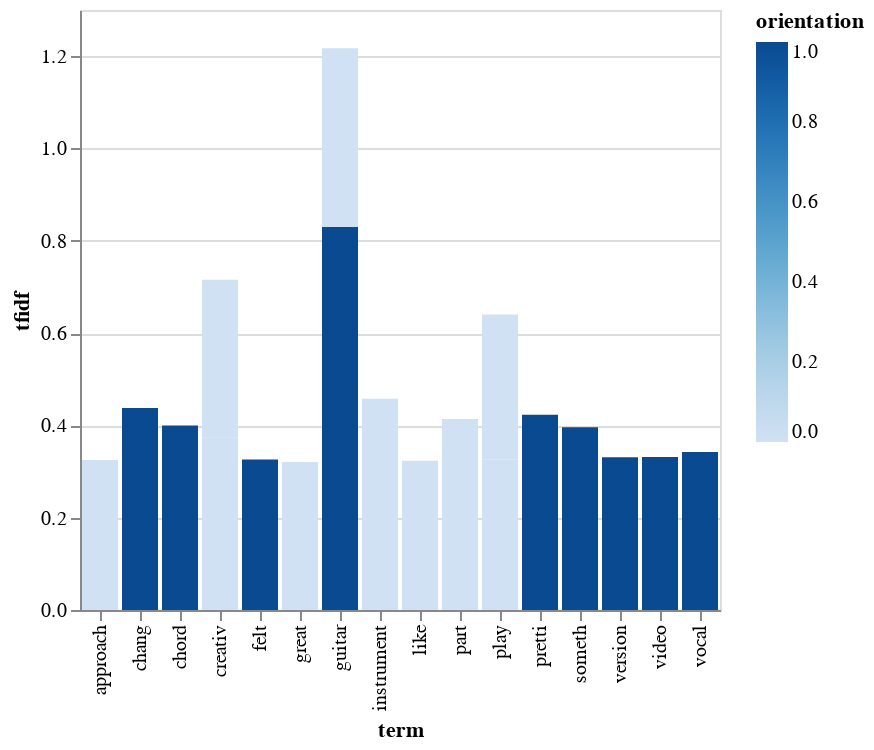

Source (notebook cell):
### Code cell
bar3

### Figure 1 — Vega-Lite specification as saved in the notebook (floating-point values rounded to 4 significant figures)
{"config": {"view": {"continuousWidth": 400, "continuousHeight": 300}}, "data": {"name": "data-d9a315ce834da9a41eba6f3c7537ec0f"}, "mark": "bar", "encoding": {"color": {"field": "orientation", "type": "quantitative"}, "x": {"field": "term", "type": "nominal"}, "y": {"field": "tfidf", "type": "quantitative"}}, "$schema": "https://vega.github.io/schema/vega-lite/v4.17.0.json", "datasets": {"data-d9a315ce834da9a41eba6f3c7537ec0f": [{"orientation": 0.0, "term": "instrument", "tfidf": 0.4576}, {"orientation": 0.0, "term": "part", "tfidf": 0.4139}, {"orientation": 0.0, "term": "guitar", "tfidf": 0.3872}, {"orientation": 0.0, "term": "creativ", "tfidf": 0.3734}, {"orientation": 0.0, "term": "creativ", "tfidf": 0.3424}, {"orientation": 0.0, "term": "play", "tfidf": 0.3266}, {"orientation": 0.0, "term": "approach", "tfidf": 0.3248}, {"orientation": 0.0, "term": "like", "tfidf": 0.3234}, {"orientation": 0.0, "term": "great", "tfidf": 0.3205}, {"orientation": 0.0, "term": "play", "tfidf": 0.3136}, {"orientation": 1.0, "term": "guitar", "tfidf": 0.5092}, {"orientation": 1.0, "term": "chang", "tfidf": 0.4375}, {"orientation": 1.0, "term": "pretti", "tfidf": 0.4228}, {"orientation": 1.0, "term": "chord", "tfidf": 0.3997}, {"orientation": 1.0, "term": "someth", "tfidf": 0.3962}, {"orientation": 1.0, "term": "vocal", "tfidf": 0.3425}, {"orientation": 1.0, "term": "video", "tfidf": 0.3316}, {"orientation": 1.0, "term": "version", "tfidf": 0.3311}, {"orientation": 1.0, "term": "felt", "tfidf": 0.3262}, {"orientation": 1.0, "term": "guitar", "tfidf": 0.3205}]}}
